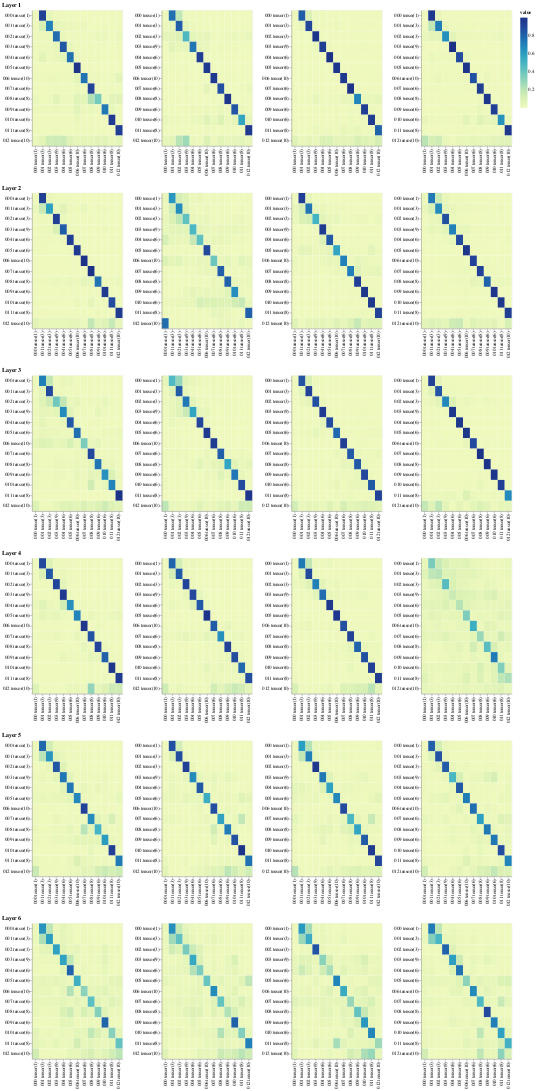

Notebook code cell kept with this figure:
### Code cell
viz_decoder_src()

### Figure 1 — Vega-Lite specification as saved in the notebook (floating-point values rounded to 4 significant figures; data arrays with more than 128 entries replaced by an {"elided": "..."} marker saying what was removed)
{"config": {"view": {"continuousWidth": 300, "continuousHeight": 300}}, "hconcat": [{"vconcat": [{"hconcat": [{"data": {"name": "data-f66926add8816913eccf56aa5ab71d50"}, "mark": {"type": "rect"}, "encoding": {"color": {"field": "value", "type": "quantitative"}, "tooltip": [{"field": "row", "type": "quantitative"}, {"field": "column", "type": "quantitative"}, {"field": "value", "type": "quantitative"}, {"field": "row_token", "type": "nominal"}, {"field": "col_token", "type": "nominal"}], "x": {"axis": {"title": ""}, "field": "col_token", "type": "nominal"}, "y": {"axis": {"title": ""}, "field": "row_token", "type": "nominal"}}, "height": 300, "name": "view_169", "width": 200}, {"data": {"name": "data-f658a1f037932d292592e5b74ca99be0"}, "mark": {"type": "rect"}, "encoding": {"color": {"field": "value", "type": "quantitative"}, "tooltip": [{"field": "row", "type": "quantitative"}, {"field": "column", "type": "quantitative"}, {"field": "value", "type": "quantitative"}, {"field": "row_token", "type": "nominal"}, {"field": "col_token", "type": "nominal"}], "x": {"axis": {"title": ""}, "field": "col_token", "type": "nominal"}, "y": {"axis": {"title": ""}, "field": "row_token", "type": "nominal"}}, "height": 300, "name": "view_170", "width": 200}, {"data": {"name": "data-bb59f09b374d0b0cd0b48dd7316b6f3e"}, "mark": {"type": "rect"}, "encoding": {"color": {"field": "value", "type": "quantitative"}, "tooltip": [{"field": "row", "type": "quantitative"}, {"field": "column", "type": "quantitative"}, {"field": "value", "type": "quantitative"}, {"field": "row_token", "type": "nominal"}, {"field": "col_token", "type": "nominal"}], "x": {"axis": {"title": ""}, "field": "col_token", "type": "nominal"}, "y": {"axis": {"title": ""}, "field": "row_token", "type": "nominal"}}, "height": 300, "name": "view_171", "width": 200}, {"data": {"name": "data-671039fe3c5c0c69c6341c6278ad8b5c"}, "mark": {"type": "rect"}, "encoding": {"color": {"field": "value", "type": "quantitative"}, "tooltip": [{"field": "row", "type": "quantitative"}, {"field": "column", "type": "quantitative"}, {"field": "value", "type": "quantitative"}, {"field": "row_token", "type": "nominal"}, {"field": "col_token", "type": "nominal"}], "x": {"axis": {"title": ""}, "field": "col_token", "type": "nominal"}, "y": {"axis": {"title": ""}, "field": "row_token", "type": "nominal"}}, "height": 300, "name": "view_172", "width": 200}]}, {"vconcat": [{"hconcat": [{"data": {"name": "data-9afe65722889c3fe9119738b63ce9955"}, "mark": {"type": "rect"}, "encoding": {"color": {"field": "value", "type": "quantitative"}, "tooltip": [{"field": "row", "type": "quantitative"}, {"field": "column", "type": "quantitative"}, {"field": "value", "type": "quantitative"}, {"field": "row_token", "type": "nominal"}, {"field": "col_token", "type": "nominal"}], "x": {"axis": {"title": ""}, "field": "col_token", "type": "nominal"}, "y": {"axis": {"title": ""}, "field": "row_token", "type": "nominal"}}, "height": 300, "name": "view_173", "width": 200}, {"data": {"name": "data-1e57d87b745e16a4f3eea35862595038"}, "mark": {"type": "rect"}, "encoding": {"color": {"field": "value", "type": "quantitative"}, "tooltip": [{"field": "row", "type": "quantitative"}, {"field": "column", "type": "quantitative"}, {"field": "value", "type": "quantitative"}, {"field": "row_token", "type": "nominal"}, {"field": "col_token", "type": "nominal"}], "x": {"axis": {"title": ""}, "field": "col_token", "type": "nominal"}, "y": {"axis": {"title": ""}, "field": "row_token", "type": "nominal"}}, "height": 300, "name": "view_174", "width": 200}, {"data": {"name": "data-6a60a9def325c00980e9c2575ef67688"}, "mark": {"type": "rect"}, "encoding": {"color": {"field": "value", "type": "quantitative"}, "tooltip": [{"field": "row", "type": "quantitative"}, {"field": "column", "type": "quantitative"}, {"field": "value", "type": "quantitative"}, {"field": "row_token", "type": "nominal"}, {"field": "col_token", "type": "nominal"}], "x": {"axis": {"title": ""}, "field": "col_token", "type": "nominal"}, "y": {"axis": {"title": ""}, "field": "row_token", "type": "nominal"}}, "height": 300, "name": "view_175", "width": 200}, {"data": {"name": "data-1166e8ef437b2cada6be3c55dc13862d"}, "mark": {"type": "rect"}, "encoding": {"color": {"field": "value", "type": "quantitative"}, "tooltip": [{"field": "row", "type": "quantitative"}, {"field": "column", "type": "quantitative"}, {"field": "value", "type": "quantitative"}, {"field": "row_token", "type": "nominal"}, {"field": "col_token", "type": "nominal"}], "x": {"axis": {"title": ""}, "field": "col_token", "type": "nominal"}, "y": {"axis": {"title": ""}, "field": "row_token", "type": "nominal"}}, "height": 300, "name": "view_176", "width": 200}]}], "title": "Layer 2"}, {"vconcat": [{"hconcat": [{"data": {"name": "data-20edd94297c54c28e6f01bedcd31e580"}, "mark": {"type": "rect"}, "encoding": {"color": {"field": "value", "type": "quantitative"}, "tooltip": [{"field": "row", "type": "quantitative"}, {"field": "column", "type": "quantitative"}, {"field": "value", "type": "quantitative"}, {"field": "row_token", "type": "nominal"}, {"field": "col_token", "type": "nominal"}], "x": {"axis": {"title": ""}, "field": "col_token", "type": "nominal"}, "y": {"axis": {"title": ""}, "field": "row_token", "type": "nominal"}}, "height": 300, "name": "view_177", "width": 200}, {"data": {"name": "data-d383d8fd9f6650982d85d690e4a7b5de"}, "mark": {"type": "rect"}, "encoding": {"color": {"field": "value", "type": "quantitative"}, "tooltip": [{"field": "row", "type": "quantitative"}, {"field": "column", "type": "quantitative"}, {"field": "value", "type": "quantitative"}, {"field": "row_token", "type": "nominal"}, {"field": "col_token", "type": "nominal"}], "x": {"axis": {"title": ""}, "field": "col_token", "type": "nominal"}, "y": {"axis": {"title": ""}, "field": "row_token", "type": "nominal"}}, "height": 300, "name": "view_178", "width": 200}, {"data": {"name": "data-164e9cabd000af0377dbbc1e6030f45f"}, "mark": {"type": "rect"}, "encoding": {"color": {"field": "value", "type": "quantitative"}, "tooltip": [{"field": "row", "type": "quantitative"}, {"field": "column", "type": "quantitative"}, {"field": "value", "type": "quantitative"}, {"field": "row_token", "type": "nominal"}, {"field": "col_token", "type": "nominal"}], "x": {"axis": {"title": ""}, "field": "col_token", "type": "nominal"}, "y": {"axis": {"title": ""}, "field": "row_token", "type": "nominal"}}, "height": 300, "name": "view_179", "width": 200}, {"data": {"name": "data-e7df885a96f3736be46b5340ae07abc1"}, "mark": {"type": "rect"}, "encoding": {"color": {"field": "value", "type": "quantitative"}, "tooltip": [{"field": "row", "type": "quantitative"}, {"field": "column", "type": "quantitative"}, {"field": "value", "type": "quantitative"}, {"field": "row_token", "type": "nominal"}, {"field": "col_token", "type": "nominal"}], "x": {"axis": {"title": ""}, "field": "col_token", "type": "nominal"}, "y": {"axis": {"title": ""}, "field": "row_token", "type": "nominal"}}, "height": 300, "name": "view_180", "width": 200}]}], "title": "Layer 3"}, {"vconcat": [{"hconcat": [{"data": {"name": "data-02a5dc59a14c025d30c98215444a7d92"}, "mark": {"type": "rect"}, "encoding": {"color": {"field": "value", "type": "quantitative"}, "tooltip": [{"field": "row", "type": "quantitative"}, {"field": "column", "type": "quantitative"}, {"field": "value", "type": "quantitative"}, {"field": "row_token", "type": "nominal"}, {"field": "col_token", "type": "nominal"}], "x": {"axis": {"title": ""}, "field": "col_token", "type": "nominal"}, "y": {"axis": {"title": ""}, "field": "row_token", "type": "nominal"}}, "height": 300, "name": "view_181", "width": 200}, {"data": {"name": "data-7b3c4e2c9d1cfff0a567e68738abde9b"}, "mark": {"type": "rect"}, "encoding": {"color": {"field": "value", "type": "quantitative"}, "tooltip": [{"field": "row", "type": "quantitative"}, {"field": "column", "type": "quantitative"}, {"field": "value", "type": "quantitative"}, {"field": "row_token", "type": "nominal"}, {"field": "col_token", "type": "nominal"}], "x": {"axis": {"title": ""}, "field": "col_token", "type": "nominal"}, "y": {"axis": {"title": ""}, "field": "row_token", "type": "nominal"}}, "height": 300, "name": "view_182", "width": 200}, {"data": {"name": "data-dcd8feef536c6925a41ee9fab85df078"}, "mark": {"type": "rect"}, "encoding": {"color": {"field": "value", "type": "quantitative"}, "tooltip": [{"field": "row", "type": "quantitative"}, {"field": "column", "type": "quantitative"}, {"field": "value", "type": "quantitative"}, {"field": "row_token", "type": "nominal"}, {"field": "col_token", "type": "nominal"}], "x": {"axis": {"title": ""}, "field": "col_token", "type": "nominal"}, "y": {"axis": {"title": ""}, "field": "row_token", "type": "nominal"}}, "height": 300, "name": "view_183", "width": 200}, {"data": {"name": "data-e06309eebb29f6a84059617a5a13afb1"}, "mark": {"type": "rect"}, "encoding": {"color": {"field": "value", "type": "quantitative"}, "tooltip": [{"field": "row", "type": "quantitative"}, {"field": "column", "type": "quantitative"}, {"field": "value", "type": "quantitative"}, {"field": "row_token", "type": "nominal"}, {"field": "col_token", "type": "nominal"}], "x": {"axis": {"title": ""}, "field": "col_token", "type": "nominal"}, "y": {"axis": {"title": ""}, "field": "row_token", "type": "nominal"}}, "height": 300, "name": "view_184", "width": 200}]}], "title": "Layer 4"}, {"vconcat": [{"hconcat": [{"data": {"name": "data-05b1c39623d41b0137e8f71bb9b2196b"}, "mark": {"type": "rect"}, "encoding": {"color": {"field": "value", "type": "quantitative"}, "tooltip": [{"field": "row", "type": "quantitative"}, {"field": "column", "type": "quantitative"}, {"field": "value", "type": "quantitative"}, {"field": "row_token", "type": "nominal"}, {"field": "col_token", "type": "nominal"}], "x": {"axis": {"title": ""}, "field": "col_token", "type": "nominal"}, "y": {"axis": {"title": ""}, "field": "row_token", "type": "nominal"}}, "height": 300, "name": "view_185", "width": 200}, {"data": {"name": "data-ce12415c71eb0dc8b333e133e93b571d"}, "mark": {"type": "rect"}, "encoding": {"color": {"field": "value", "type": "quantitative"}, "tooltip": [{"field": "row", "type": "quantitative"}, {"field": "column", "type": "quantitative"}, {"field": "value", "type": "quantitative"}, {"field": "row_token", "type": "nominal"}, {"field": "col_token", "type": "nominal"}], "x": {"axis": {"title": ""}, "field": "col_token", "type": "nominal"}, "y": {"axis": {"title": ""}, "field": "row_token", "type": "nominal"}}, "height": 300, "name": "view_186", "width": 200}, {"data": {"name": "data-41d870eab76d94e5bd1d09d59f4d4fe3"}, "mark": {"type": "rect"}, "encoding": {"color": {"field": "value", "type": "quantitative"}, "tooltip": [{"field": "row", "type": "quantitative"}, {"field": "column", "type": "quantitative"}, {"field": "value", "type": "quantitative"}, {"field": "row_token", "type": "nominal"}, {"field": "col_token", "type": "nominal"}], "x": {"axis": {"title": ""}, "field": "col_token", "type": "nominal"}, "y": {"axis": {"title": ""}, "field": "row_token", "type": "nominal"}}, "height": 300, "name": "view_187", "width": 200}, {"data": {"name": "data-28d3e1d557f0c4595af95906ffd697ae"}, "mark": {"type": "rect"}, "encoding": {"color": {"field": "value", "type": "quantitative"}, "tooltip": [{"field": "row", "type": "quantitative"}, {"field": "column", "type": "quantitative"}, {"field": "value", "type": "quantitative"}, {"field": "row_token", "type": "nominal"}, {"field": "col_token", "type": "nominal"}], "x": {"axis": {"title": ""}, "field": "col_token", "type": "nominal"}, "y": {"axis": {"title": ""}, "field": "row_token", "type": "nominal"}}, "height": 300, "name": "view_188", "width": 200}]}], "title": "Layer 5"}, {"vconcat": [{"hconcat": [{"data": {"name": "data-8912fbcedc2b514efa3ed31b897d8dda"}, "mark": {"type": "rect"}, "encoding": {"color": {"field": "value", "type": "quantitative"}, "tooltip": [{"field": "row", "type": "quantitative"}, {"field": "column", "type": "quantitative"}, {"field": "value", "type": "quantitative"}, {"field": "row_token", "type": "nominal"}, {"field": "col_token", "type": "nominal"}], "x": {"axis": {"title": ""}, "field": "col_token", "type": "nominal"}, "y": {"axis": {"title": ""}, "field": "row_token", "type": "nominal"}}, "height": 300, "name": "view_189", "width": 200}, {"data": {"name": "data-293c4f7f2702219eeccbdc7d43d6831e"}, "mark": {"type": "rect"}, "encoding": {"color": {"field": "value", "type": "quantitative"}, "tooltip": [{"field": "row", "type": "quantitative"}, {"field": "column", "type": "quantitative"}, {"field": "value", "type": "quantitative"}, {"field": "row_token", "type": "nominal"}, {"field": "col_token", "type": "nominal"}], "x": {"axis": {"title": ""}, "field": "col_token", "type": "nominal"}, "y": {"axis": {"title": ""}, "field": "row_token", "type": "nominal"}}, "height": 300, "name": "view_190", "width": 200}, {"data": {"name": "data-24ba0008bd37d37ee5f46ef6338aa84d"}, "mark": {"type": "rect"}, "encoding": {"color": {"field": "value", "type": "quantitative"}, "tooltip": [{"field": "row", "type": "quantitative"}, {"field": "column", "type": "quantitative"}, {"field": "value", "type": "quantitative"}, {"field": "row_token", "type": "nominal"}, {"field": "col_token", "type": "nominal"}], "x": {"axis": {"title": ""}, "field": "col_token", "type": "nominal"}, "y": {"axis": {"title": ""}, "field": "row_token", "type": "nominal"}}, "height": 300, "name": "view_191", "width": 200}, {"data": {"name": "data-941bc7224cfffb7b4face78ca979b587"}, "mark": {"type": "rect"}, "encoding": {"color": {"field": "value", "type": "quantitative"}, "tooltip": [{"field": "row", "type": "quantitative"}, {"field": "column", "type": "quantitative"}, {"field": "value", "type": "quantitative"}, {"field": "row_token", "type": "nominal"}, {"field": "col_token", "type": "nominal"}], "x": {"axis": {"title": ""}, "field": "col_token", "type": "nominal"}, "y": {"axis": {"title": ""}, "field": "row_token", "type": "nominal"}}, "height": 300, "name": "view_192", "width": 200}]}], "title": "Layer 6"}], "title": "Layer 1"}], "params": [{"name": "param_169", "select": {"type": "interval", "encodings": ["x", "y"]}, "bind": "scales", "views": ["view_169"]}, {"name": "param_170", "select": {"type": "interval", "encodings": ["x", "y"]}, "bind": "scales", "views": ["view_170"]}, {"name": "param_171", "select": {"type": "interval", "encodings": ["x", "y"]}, "bind": "scales", "views": ["view_171"]}, {"name": "param_172", "select": {"type": "interval", "encodings": ["x", "y"]}, "bind": "scales", "views": ["view_172"]}, {"name": "param_173", "select": {"type": "interval", "encodings": ["x", "y"]}, "bind": "scales", "views": ["view_173"]}, {"name": "param_174", "select": {"type": "interval", "encodings": ["x", "y"]}, "bind": "scales", "views": ["view_174"]}, {"name": "param_175", "select": {"type": "interval", "encodings": ["x", "y"]}, "bind": "scales", "views": ["view_175"]}, {"name": "param_176", "select": {"type": "interval", "encodings": ["x", "y"]}, "bind": "scales", "views": ["view_176"]}, {"name": "param_177", "select": {"type": "interval", "encodings": ["x", "y"]}, "bind": "scales", "views": ["view_177"]}, {"name": "param_178", "select": {"type": "interval", "encodings": ["x", "y"]}, "bind": "scales", "views": ["view_178"]}, {"name": "param_179", "select": {"type": "interval", "encodings": ["x", "y"]}, "bind": "scales", "views": ["view_179"]}, {"name": "param_180", "select": {"type": "interval", "encodings": ["x", "y"]}, "bind": "scales", "views": ["view_180"]}, {"name": "param_181", "select": {"type": "interval", "encodings": ["x", "y"]}, "bind": "scales", "views": ["view_181"]}, {"name": "param_182", "select": {"type": "interval", "encodings": ["x", "y"]}, "bind": "scales", "views": ["view_182"]}, {"name": "param_183", "select": {"type": "interval", "encodings": ["x", "y"]}, "bind": "scales", "views": ["view_183"]}, {"name": "param_184", "select": {"type": "interval", "encodings": ["x", "y"]}, "bind": "scales", "views": ["view_184"]}, {"name": "param_185", "select": {"type": "interval", "encodings": ["x", "y"]}, "bind": "scales", "views": ["view_185"]}, {"name": "param_186", "select": {"type": "interval", "encodings": ["x", "y"]}, "bind": "scales", "views": ["view_186"]}, {"name": "param_187", "select": {"type": "interval", "encodings": ["x", "y"]}, "bind": "scales", "views": ["view_187"]}, {"name": "param_188", "select": {"type": "interval", "encodings": ["x", "y"]}, "bind": "scales", "views": ["view_188"]}, {"name": "param_189", "select": {"type": "interval", "encodings": ["x", "y"]}, "bind": "scales", "views": ["view_189"]}, {"name": "param_190", "select": {"type": "interval", "encodings": ["x", "y"]}, "bind": "scales", "views": ["view_190"]}, {"name": "param_191", "select": {"type": "interval", "encodings": ["x", "y"]}, "bind": "scales", "views": ["view_191"]}, {"name": "param_192", "select": {"type": "interval", "encodings": ["x", "y"]}, "bind": "scales", "views": ["view_192"]}], "$schema": "https://vega.github.io/schema/vega-lite/v5.20.1.json", "datasets": {"data-f66926add8816913eccf56aa5ab71d50": {"elided": "169 records"}, "data-f658a1f037932d292592e5b74ca99be0": {"elided": "169 records"}, "data-bb59f09b374d0b0cd0b48dd7316b6f3e": {"elided": "169 records"}, "data-671039fe3c5c0c69c6341c6278ad8b5c": {"elided": "169 records"}, "data-9afe65722889c3fe9119738b63ce9955": {"elided": "169 records"}, "data-1e57d87b745e16a4f3eea35862595038": {"elided": "169 records"}, "data-6a60a9def325c00980e9c2575ef67688": {"elided": "169 records"}, "data-1166e8ef437b2cada6be3c55dc13862d": {"elided": "169 records"}, "data-20edd94297c54c28e6f01bedcd31e580": {"elided": "169 records"}, "data-d383d8fd9f6650982d85d690e4a7b5de": {"elided": "169 records"}, "data-164e9cabd000af0377dbbc1e6030f45f": {"elided": "169 records"}, "data-e7df885a96f3736be46b5340ae07abc1": {"elided": "169 records"}, "data-02a5dc59a14c025d30c98215444a7d92": {"elided": "169 records"}, "data-7b3c4e2c9d1cfff0a567e68738abde9b": {"elided": "169 records"}, "data-dcd8feef536c6925a41ee9fab85df078": {"elided": "169 records"}, "data-e06309eebb29f6a84059617a5a13afb1": {"elided": "169 records"}, "data-05b1c39623d41b0137e8f71bb9b2196b": {"elided": "169 records"}, "data-ce12415c71eb0dc8b333e133e93b571d": {"elided": "169 records"}, "data-41d870eab76d94e5bd1d09d59f4d4fe3": {"elided": "169 records"}, "data-28d3e1d557f0c4595af95906ffd697ae": {"elided": "169 records"}, "data-8912fbcedc2b514efa3ed31b897d8dda": {"elided": "169 records"}, "data-293c4f7f2702219eeccbdc7d43d6831e": {"elided": "169 records"}, "data-24ba0008bd37d37ee5f46ef6338aa84d": {"elided": "169 records"}, "data-941bc7224cfffb7b4face78ca979b587": {"elided": "169 records"}}}
